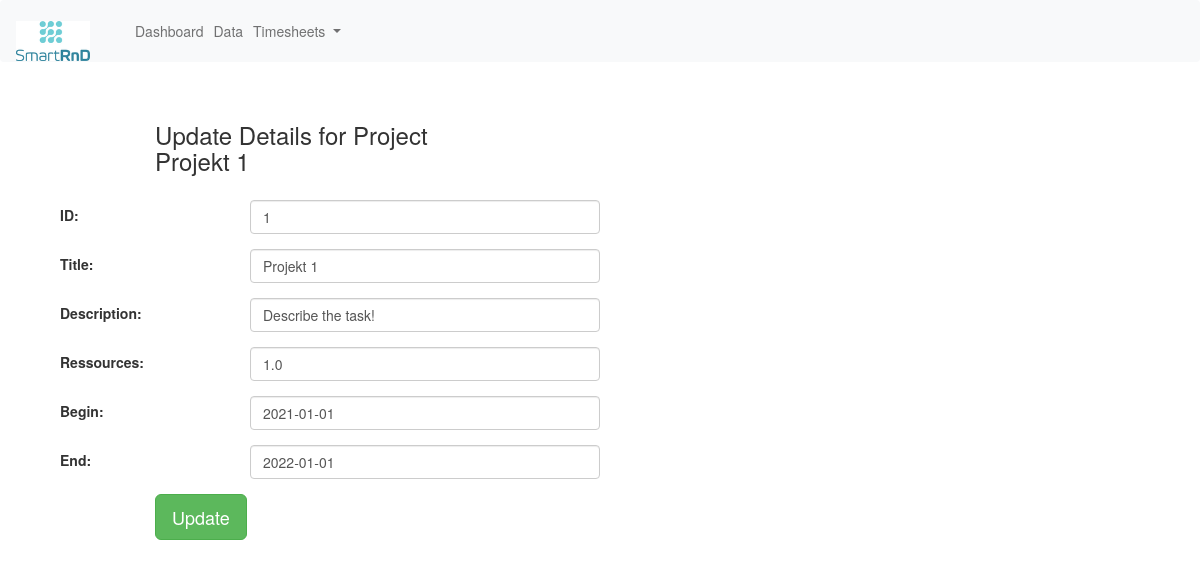
Before: /edit_proj/1 with the older database file.
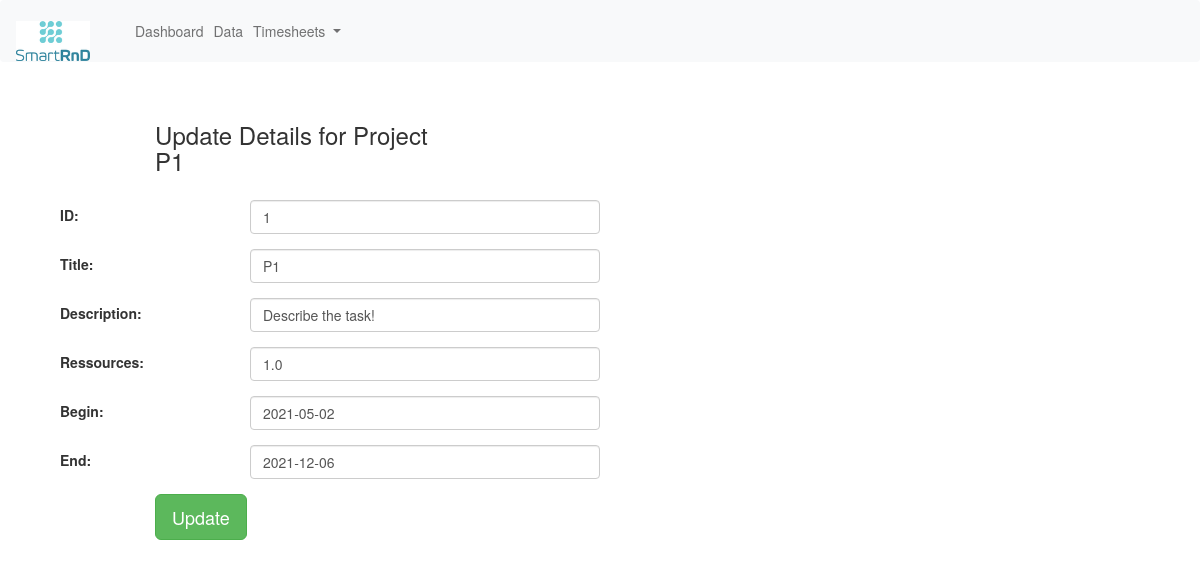
After: the same page with the newer database file.
### erpapp/models.py (models this page shows, shortened)
class Task(models.Model):
    title = models.CharField('Title', max_length=50, default='Title', unique=True)
    description = models.CharField('Description', max_length=2400, default='Describe the task!')
    assigned_employees_on_month = models.ManyToManyField(Employee, through='AssignmentPerMonth')
    class Meta:
        db_table = "task"

class Project(Task):
    ressources = models.FloatField('Ressources')
    begin = models.DateField('Project Start')
    end = models.DateField('Project End')
    @property
    def begin_formatted(self):
        return str(self.begin)
    @property
    def end_formatted(self):
        return str(self.end)
    class Meta:
        db_table = "project"

### erpapp/views.py (the view)
# urls.py: path('edit_proj/<int:id>', views.edit_proj),
def edit_proj(request, id):
    project = Project.objects.get(id=id)
    context = {
        'project': project
    }
    return render(request, 'edit_proj.html', context)

### erpapp/Templates/edit_proj.html (shortened to what this page needs)
{% extends "base.html" %}
{% block content %}
<div class="col-md-12">
    <form method="POST" class="post-form" action="/update_proj/{{ project.id }}">
        <div class="container">
            <br>
            <div class="form-group row">
                <label class="col-sm-1 col-form-label"></label>
                <div class="col-sm-4">
                    <h3>Update Details for Project<br>{{ project.title }}</h3>
                </div>
            </div>
            <div class="form-group row">
                <label class="col-sm-2 col-form-label">ID:</label>
                <div class="col-sm-4">
                    <input type="text" class="form-control" name="id" id="id_id" required maxlength="20"
                           value="{{ project.id }}"/>
                </div>
            </div>
            <div class="form-group row">
                <label class="col-sm-2 col-form-label">Title:</label>
                <div class="col-sm-4">
                    <input type="text" class="form-control" name="title" id="id_title" required maxlength="32"
                           value="{{ project.title }}"/>
                </div>
            </div>
            <div class="form-group row">
                <label class="col-sm-2 col-form-label">Description:</label>
                <div class="col-sm-4">
                    <input type="text" class="form-control" name="description" id="id_description" required
                           maxlength="32" value="{{ project.description }}"/>
                </div>
            </div>
            <div class="form-group row">
                <label class="col-sm-2 col-form-label">Ressources:</label>
                <div class="col-sm-4">
                    <input type="number" step="0.01" class="form-control" name="ressources" id="id_ressources" required
                           maxlength="15" value="{{ project.ressources }}"/>
                </div>
            </div>
            <div class="form-group row">
                <label class="col-sm-2 col-form-label">Begin:</label>
                <div class="col-sm-4">
                    <input type="text" class="form-control" name="begin" id="id_begin" required maxlength="20"
                           value="{{ project.begin_formatted }}"/>
                </div>
            </div>
            <div class="form-group row">
                <label class="col-sm-2 col-form-label">End:</label>
                <div class="col-sm-4">
                    <input type="text" class="form-control" name="end" id="id_end" required maxlength="20"
                           value="{{ project.end_formatted }}"/>
                </div>
            </div>
            <div class="form-group row">
                <label class="col-sm-1 col-form-label"></label>
                <div class="col-sm-4">
                    <button type="submit" class="btn btn-success btn-lg">Update</button>
                </div>
            </div>
        </div>
    </form>
</div>
{% endblock content %}

Changed rows visible on the page:
changed Task "Describe the task!": title "Projekt 1" → "P1"
changed Project: begin "2021-01-01" → "2021-05-02"; end "2022-01-01" → "2021-12-06"
